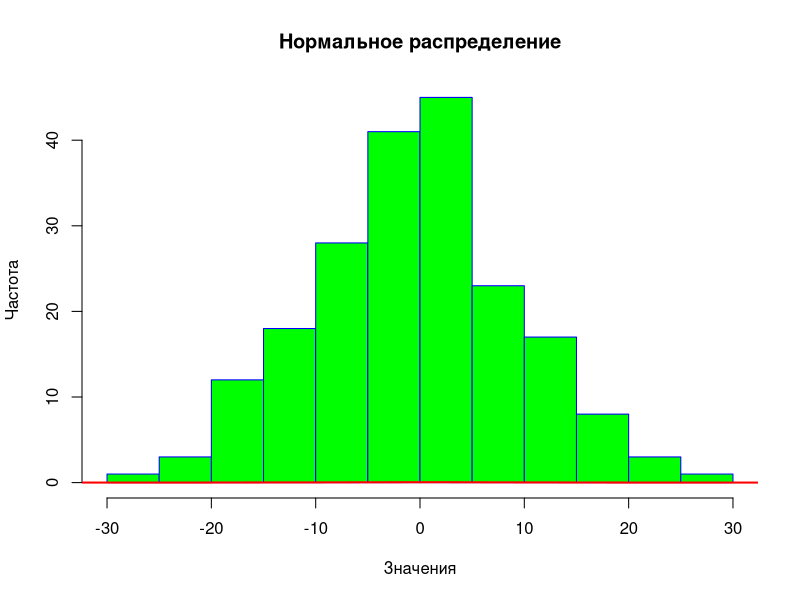

Write R code to recreate this figure.
png(file = "lr3_2.png", width = 800, height = 600)

x.norm <- rnorm(n = 200, mean = 0, sd = 10)

par(mfrow = c(1, 1)) # Установка одного графика на страницу

hist(x.norm, breaks = 15, main = "Нормальное распределение", 
     xlab = "Значения", ylab = "Частота", border = "blue", col = "green")

dens <- density(x.norm)
lines(dens, col = "red", lwd = 2)

dev.off()
